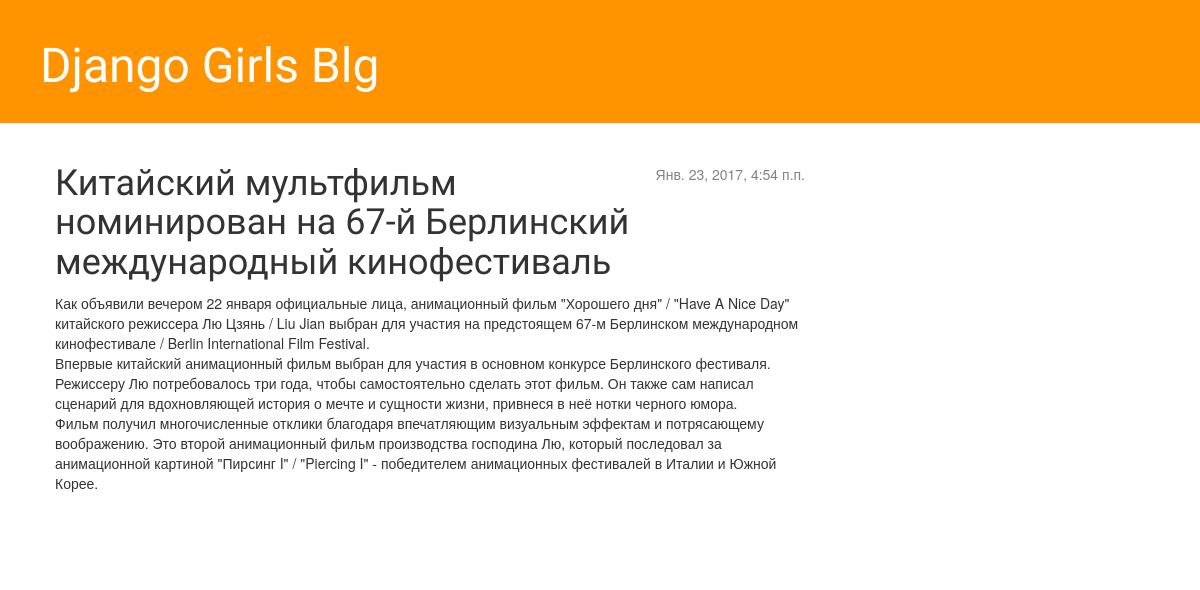
Screenshot of /post/3/ with the database file from the repository.
### blog/models.py (models this page shows, shortened)
class Post(models.Model):
    author = models.ForeignKey('auth.user')
    title = models.CharField(max_length=200)
    text = models.TextField()
    create_date = models.DateTimeField(default=now())
    published_date = models.DateTimeField(blank=True, null=True)

### blog/views.py (the view)
# urls.py: url(r'^post/(?P<pk>[0-9]+)/$', views.post_detail, name='post_detail'),
def post_detail(request, pk):
    post=get_object_or_404(Post, pk=pk)
    return render(request, 'blog/post_detail.html', {'post': post})

### blog/templates/blog/post_detail.html (shortened to what this page needs)
{% extends 'blog/base.html' %}
{% block content %}
  <div class="post">
    {% if post.published_date %}
      <div class="date">
        {{ post.published_date }}
      </div>
    {% endif %}
    <h1>{{ post.title }}</h1>
    <p>{{ post.text|linebreaksbr }}</p>
  </div>
{% endblock content %}

### blog/static/css/blog.css (style rules this page uses)
h1, h2, h3, h4 { font-family: 'Ruslan Display', cursive; }
.date { float: right; color: #828282; }
.post { margin-bottom: 70px; }

### rows the page displays
Post: published_date "Янв. 23, 2017, 4:54 п.п.", title "Китайский мультфильм номинирован на 67-й Берлинский международный кинофестиваль", text "Как объявили вечером 22 января официальные лица, анимационный фильм \"Хорошего дня\" / \"Have A Nice Day\" китайского режиссера Лю Цзянь / Liu Jian выбран для участия на предстоящем 67-м Берлинском международном кинофестивале / Berlin International Film Festival. Впервые китайский анимационный фильм выбран для участия в основном конкурсе Берлинского фестиваля. Режиссеру Лю потребовалось три года, чтобы самостоятельно сделать этот фильм. Он также сам написал сценарий для вдохновляющей история о мечте и сущности жизни, привнеся в неё нотки черного юмора. Фильм получил многочисленные отклики благодаря впечатляющим визуальным эффектам и потрясающему воображению. Это второй анимационный фильм…"
